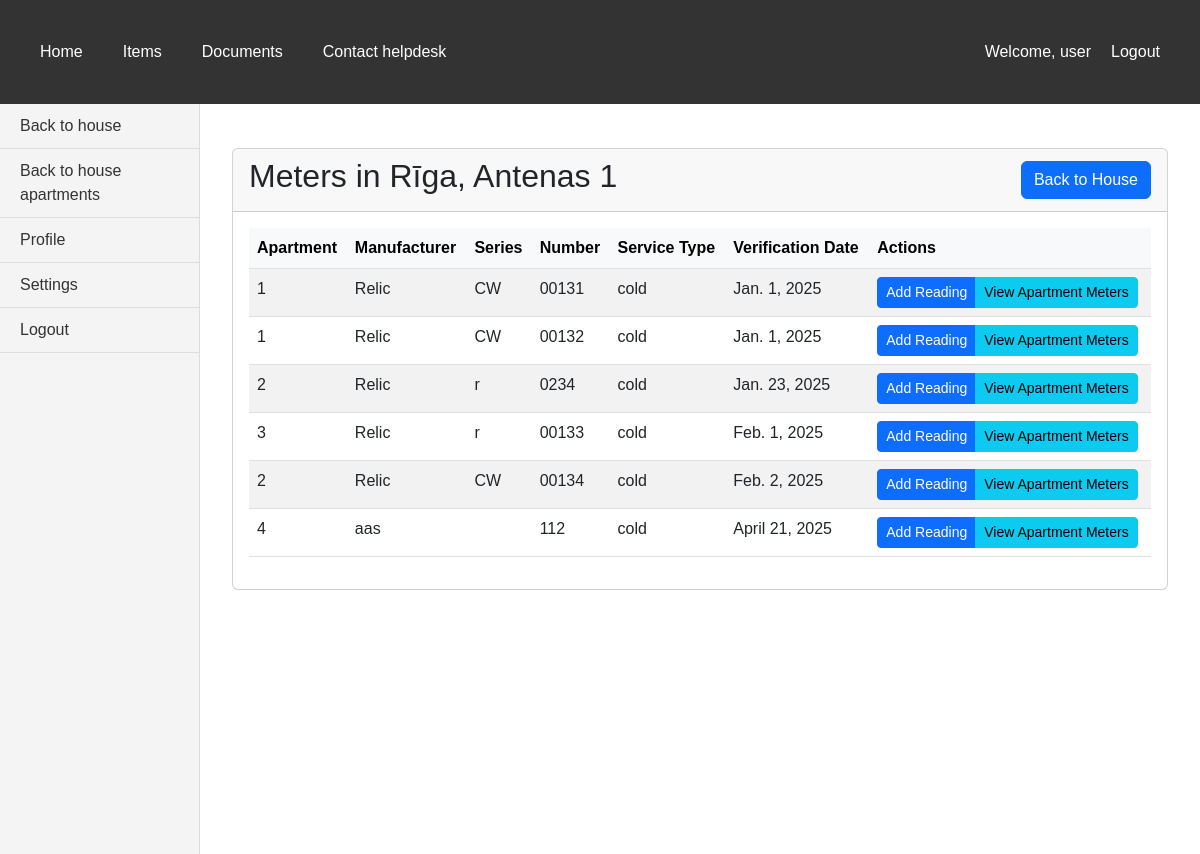
/bills/houses/11/meters/ (signed in), run on the app's committed database.
### bills/models.py (models this page shows, shortened)
class House(models.Model):
    CALCULATION_CHOICES = [
        ('volume', 'Volume'),
        ('object_count', 'Object count'),
        ('part_of_house', 'Part of house'),
        ('living_person_count', 'Living person count'),
        ('declared_person_count', 'Declared person count'),
    ]
    CHOICES_WATER_DIFFERENCE_CALCULATION = [
        (None, 'Select water difference calculation method'),
        ('object_count', 'Object count'),
        ('last_month_consumption', 'Last month consumption'),
        ('last_3_months_consumption', 'Last 3 months consumption'),
        ('part_of_house', 'Part of house'),
        ('living_person_count', 'Living person count'),
        ('declared_person_count', 'Declared person count'),
        ('room_wo_person', 'Room without person'),
        ]
    address = models.CharField(max_length=50, validators=[
        MinLengthValidator(6, 'Must be at least 6 characters'),
        MaxLengthValidator(50, 'Max length is 50 characters')
    ])
    apartment_count = models.IntegerField(validators=[MinValueValidator(0, 'Can not be negative number')])
    area_of_apartments_total = models.IntegerField(validators=[MinValueValidator(0, 'Can not be negative number')])
    area_of_apartments_heated_total = models.IntegerField("Total heated area of apartments", validators=[MinValueValidator(0, 'Can not be negative number')])
    living_person_count = models.IntegerField("Count of living persons", validators=[MinValueValidator(0, 'Can not be negative number')])
    declared_person_count = models.IntegerField("Count of declared persons", validators=[MinValueValidator(0, 'Can not be negative number')])
    area_total = models.IntegerField(validators=[MinValueValidator(0, 'Can not be negative number')])
    water_calculation_type_1 = models.CharField(max_length=30, choices=CALCULATION_CHOICES, default='volume')
    water_calculation_type_2 = models.CharField(max_length=30, choices=CALCULATION_CHOICES, default='living_person_count')
    water_difference_calculation = models.CharField(max_length=30, choices=CHOICES_WATER_DIFFERENCE_CALCULATION, default='object_count')
    waste_calculation_type = models.CharField(max_length=30, choices=CALCULATION_CHOICES, default='living_person_count')
    waste_water_calculation_type = models.CharField(max_length=30, choices=CALCULATION_CHOICES, default='living_person_count')
    norm_for_person = models.DecimalField(max_digits=10, decimal_places=2, default=0)

class Meter(models.Model):
    CHOICES = [('cold', 'Cold water'), ('electricity', 'Electricity'), ('hot', 'Hot water'), ('heat', 'Heat'), ('other', 'Other')]
    type = models.CharField('Type of meter', max_length=15, choices=CHOICES)
    manufacturer = models.CharField('Manufacturer', default=" ", max_length=30, validators=[MinLengthValidator(2, 'Must be at least 2 characters')])
    series = models.CharField('Series (if applicable)', default=" ", max_length=5)
    number = models.CharField('Meter number', max_length=10, validators=[
        MinLengthValidator(2, 'Must be at least 2 digits'),
        valid_meter_nr
    ])
    reading_default = models.IntegerField('Default reading (on installation)', validators=[MinValueValidator(0, 'Can not be negative number')])
    verification_date = models.DateField("Verification date", default=date.today)
    address = models.ForeignKey(House, on_delete=models.PROTECT, verbose_name='House address')
    apartment_number = models.ForeignKey(Apartment, on_delete=models.PROTECT, default='', verbose_name='Apartment number')

class Apartment(models.Model):
    address = models.ForeignKey(House, on_delete=models.CASCADE)
    apartment_nr = models.IntegerField(validators=[MinValueValidator(1, 'Must be at least 1')])
    area = models.IntegerField("Area of apartment", validators=[MinValueValidator(1, 'Must be at least 1')])
    mean_house_part = models.DecimalField(max_digits=10, decimal_places=2, validators=[MinValueValidator(0, 'Must be at least 0')])
    heated_area = models.IntegerField("Heated area of apartment", validators=[MinValueValidator(0, 'Must be at least 0')])
    cold_meters_count = models.IntegerField("Count of cold water meters", validators=[MinValueValidator(0, 'Can not be negative number')])
    hot_meters_count = models.IntegerField("Count of hot water meters", validators=[MinValueValidator(0, 'Can not be negative number')])
    heat_meters_count = models.IntegerField("Count of heat meters", validators=[MinValueValidator(0, 'Can not be negative number')])
    electricity_meters_count = models.IntegerField("Count of electricity meters", validators=[MinValueValidator(0, 'Can not be negative number')])
    gas_meters_count = models.IntegerField("Count of gas meters", validators=[MinValueValidator(0, 'Can not be negative number')])
    living_person_count = models.IntegerField("Count of living persons", validators=[MinValueValidator(0, 'Can not be negative number')])
    declared_person_count = models.IntegerField("Count of declared persons", validators=[MinValueValidator(0, 'Can not be negative number')])
    consumer = models.ForeignKey(Consumer, on_delete=models.PROTECT, default='')
    contract_nr = models.CharField(null=True, max_length=50, validators=[MinLengthValidator(2, 'Must be at least 2 characters')])

### bills/views.py (the view, shortened to what this page needs)
# urls.py: path('houses/<int:house_id>/meters/', views.houses_meters, name='meters_by_house'),
@login_required
def houses_meters(request, house_id):
    house = get_object_or_404(House, id=house_id)
    house_meters = Meter.objects.filter(apartment_number__address=house).order_by('verification_date')
    return render(request, 'bills/meters_by_house.html', {'house': house, 'house_meters': house_meters})

### bills/templates/bills/meters_by_house.html (shortened to what this page needs)
{% extends 'base.html' %}
{% block sidebar %}
<aside class="vertical-menu">
    <a href="{% url 'house_update' house.id %}">Back to house</a>
    <a href="{% url 'apartments_by_house' house.id %}">Back to house apartments</a>
    <a href="#">Profile</a>
    <a href="#">Settings</a>
    <a href="#">Logout</a>
</aside>
{% endblock %}
{% block content %}
<div class="container mt-4">
    <div class="card">
        <div class="card-header d-flex justify-content-between align-items-center">
            <h2>Meters in {{ house.address }}</h2>
            <a href="{% url 'house_update' house.id %}" class="btn btn-primary">Back to House</a>
        </div>
        <div class="card-body">
            <div class="table-responsive">
                <table class="table table-striped table-hover">
                    <thead class="table-light">
                        <tr>
                            <th>Apartment</th>
                            <th>Manufacturer</th>
                            <th>Series</th>
                            <th>Number</th>
                            <th>Service Type</th>
                            <th>Verification Date</th>
                            <th>Actions</th>
                        </tr>
                    </thead>
                    <tbody>
                        {% for meter in house_meters %}
                            <tr>
                                <td>{{ meter.apartment_number.apartment_nr }}</td>
                                <td>{{ meter.manufacturer }}</td>
                                <td>{{ meter.series }}</td>
                                <td>{{ meter.number }}</td>
                                <td>{{ meter.type }}</td>
                                <td>{{ meter.verification_date }}</td>
                                <td>
                                    <div class="btn-group" role="group">
                                        <a href="{% url 'add_meter_reading' meter_id=meter.id house_id=house.id %}"
                                           class="btn btn-sm btn-primary">Add Reading</a>
                                        <a href="{% url 'meters_by_apartment' house_id=house.id apartment_id=meter.apartment_number.id %}"
                                           class="btn btn-sm btn-info">View Apartment Meters</a>
                                    </div>
                                </td>
                            </tr>
                        {% endfor %}
                    </tbody>
                </table>
            </div>
        </div>
    </div>
</div>
{% endblock %}

### bills/templates/base.html (shortened to what this page needs)
<!DOCTYPE html>
{% load static %}
<html lang="en">
<head>
    <link href="https://cdn.jsdelivr.net/npm/bootstrap@5.3.0/dist/css/bootstrap.min.css" rel="stylesheet">
    <link rel="stylesheet" href="{% static 'css/styles.css' %}">
</head>
<body>
    <nav class="horizontal-menu">
        <div class="nav-left">
            <a class="nav-item nav-link" href="{% url 'index' %}">Home</a>
            {% if user.is_superuser %}
            <a class="nav-item nav-link" href="{% url 'items' %}">Items</a>
            {% endif %}
            <a href="#">Documents</a>
            <a href="#">Contact helpdesk</a>
        </div>
        <div class="nav-right">
            {% if user.is_authenticated %}
                <span class="nav-item nav-link">Welcome, {{ user.username }}</span>
                <a class="nav-item nav-link" href="{% url 'logout' %}">Logout</a>
            {% else %}
                <a class="nav-item nav-link" href="{% url 'login' %}">Login</a>
            {% endif %}
        </div>
    </nav>
    <div class="content-wrapper">
        {% block sidebar %}{% endblock %}
        <main class="main-content">
            {% block content %}{% endblock %}
        </main>
    </div>
</body>
</html>

### static/css/styles.css (style rules this page uses)
body { margin: 0; font-family: Arial, sans-serif; display: flex; flex-direction: column; }
.horizontal-menu { background-color: #333; color: white; display: flex; padding: 20px; margin: 0; justify-content: space-between; align-items: center; }
.nav-left { display: flex; }
.nav-right { display: flex; align-items: center; }
.horizontal-menu a { color: white; padding: 20px; text-decoration: none; text-align: center; }
.content-wrapper { display: flex; flex: 1; }
.vertical-menu { width: 200px; background-color: #f4f4f4; padding: 0; margin: 0; border-right: 1px solid #ddd; display: flex; flex-direction: column; min-height: calc(100vh - 50px); }
.vertical-menu a { padding: 10px 20px; text-decoration: none; color: #333; border-bottom: 1px solid #ddd; }
.main-content { flex: 1; padding: 20px; }

### data on the page
House: address "Rīga, Antenas 1"
Meter: apartment_number.apartment_nr "1", manufacturer "Relic", series "CW", number "00131", type "cold", verification_date "Jan. 1, 2025"
Meter: apartment_number.apartment_nr "1", manufacturer "Relic", series "CW", number "00132", type "cold", verification_date "Jan. 1, 2025"
Meter: apartment_number.apartment_nr "2", manufacturer "Relic", series "r", number "0234", type "cold", verification_date "Jan. 23, 2025"
Meter: apartment_number.apartment_nr "3", manufacturer "Relic", series "r", number "00133", type "cold", verification_date "Feb. 1, 2025"
Meter: apartment_number.apartment_nr "2", manufacturer "Relic", series "CW", number "00134", type "cold", verification_date "Feb. 2, 2025"
Meter: apartment_number.apartment_nr "4", manufacturer "aas", number "112", type "cold", verification_date "April 21, 2025"

### other printed values
{{ user.username }} "user"
